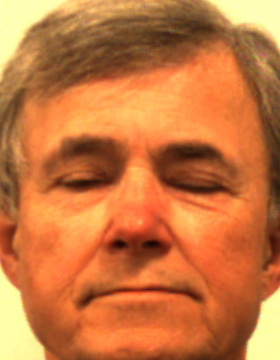
#> input picture images/reference/ref_img001.png, 280 x 360 px
$ python face_detect.py   (older library calls are emulated)
#> lines starting #> are read from the running program, lines starting #| are printed output that depends on the picture; after the words box and inside, x2 and y2 are one past the last pixel; in counts of white or black regions, pixels touching at a corner belong together
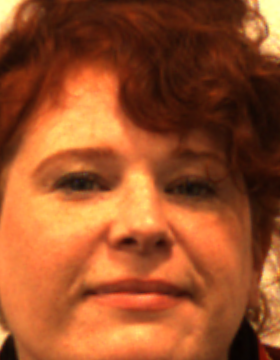
#> input picture images/reference/ref_img002.png, 280 x 360 px
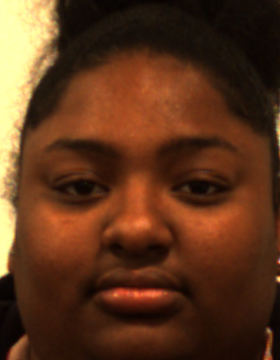
#> input picture images/reference/ref_img003.png, 280 x 360 px
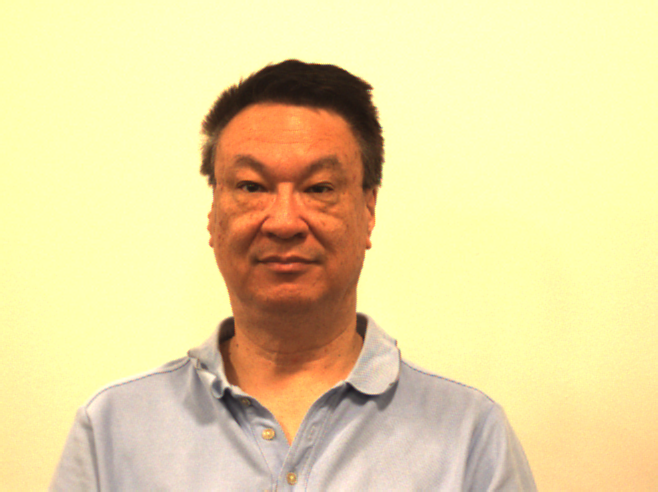
#> input picture images/test/test_img001.png, 658 x 492 px
import numpy as np
import cv2
from tqdm import tqdm
from typing import List
import matplotlib.pyplot as plt

class FaceDetect:
    def __init__(
            self, num_bins=32, thresh_low=100, thresh_high=200, peak_thresh=None,
            rotation_angle=0, scale=1.0, reference_noise=0.0, accumulator_noise=0.0,
            reference_point: tuple[int, int]=None, ref_images: List[np.ndarray]=None,
            query_image: np.ndarray=None, query_ground_truth: tuple[int, int]=None,
            output_prefix="fd_result", output_dir="images/results", disable_pbar=False):
#> called with num_bins = 32, thresh_low = 100, thresh_high = 200, rotation_angle = -0.5, scale = 0.7, reference_noise = 0, accumulator_noise = 0, query_ground_truth = (50, 50)
        self.num_bins = num_bins
        self.thresh_low = thresh_low
        self.thresh_high = thresh_high
        self.peak_thresh = peak_thresh
        self.reference_point = None
        self.rotation_degrees = rotation_angle
        self.rotation_radians = np.deg2rad(rotation_angle)
        self.scale = scale
        self.reference_noise = reference_noise
        self.accumulator_noise = accumulator_noise

        self.ref_images = []
        if ref_images:
            for img in ref_images:
                tmp = np.copy(img).astype(np.float32) + reference_noise * np.random.randn(*img.shape)
                # normalize the image to have pixel values between 0 and 255
                # and convert the image to uint8 for the Canny edge detection
                tmp = cv2.normalize(tmp, None, 0, 255, cv2.NORM_MINMAX).astype(np.uint8)
                self.ref_images.append(tmp)
#> this loop made 3 passes
#> after the loop, self.ref_images = 3 items

        # [5 lines of commented-out code are left out]

        if reference_point:
            self.reference_point = reference_point
        else:
            if self.ref_images:
                self.reference_point = (
                    self.ref_images[0].shape[0] // 2,
                    self.ref_images[0].shape[1] // 2
                )
#> self.reference_point = (180, 140)
            else:
                self.reference_point = (0, 0)

        self.r_table = {}
        tmp = np.copy(query_image).astype(np.float32) + \
            accumulator_noise * np.random.randn(*query_image.shape)
        self.query_image = cv2.normalize(tmp, None, 0, 255, cv2.NORM_MINMAX).astype(np.uint8)
        self.ground_truth = query_ground_truth
        self.accumulator = None
        self.accumulator_peaks = None
        self.output_prefix = output_prefix
        self.output_dir = output_dir

        self.disable_pbar = disable_pbar

        # aliases to match the function names requested in the assignment
        self.buildRtable = self.construct_r_table
        self.genAccumulator = self.generate_accumulator
        self.getPeaks = self.find_peaks
        self.displayResult = self.display_results

    def calculate_gradient_direction(self, img, is_quantized=True, num_bins=None):
        """
        Calculate the gradient direction of the image by applying Sobel operators in x and y
        directions and then calculating the arctangent of the two results. If quantized, then the
        gradient directions are quantized into a number of bins.

        Parameters:
        - img: The image to calculate the gradient direction of
        - is_quantized: Whether to quantize the gradient directions into n bins
        - num_bins: (Optional) The number of bins to quantize the gradient directions into

        Returns:
        - gradient_direction: The gradient direction of the image (quantized if specified)
        """
        if is_quantized:
            if num_bins is None:
                if self.num_bins is None:
                    raise ValueError("Number of bins is not defined")
            else:
                self.num_bins = num_bins

        sobel_x = cv2.Sobel(img, cv2.CV_64F, 1, 0, ksize=3)
        sobel_y = cv2.Sobel(img, cv2.CV_64F, 0, 1, ksize=3)

        gradient_direction = np.arctan2(sobel_y, sobel_x)

        if is_quantized:

            scaled_gd = gradient_direction % (2 * np.pi)
            bin_width = 2 * np.pi / self.num_bins
            quantized_gd = np.floor(gradient_direction / bin_width)
            gradient_direction = quantized_gd.copy()

        return gradient_direction

    def construct_r_table(self, ref_images=None, reference_point=None, num_bins=None):
        """
        Construct the R-table for the given reference images. The R-table is a dictionary where the
        keys are the quantized gradient directions and the values are the displacements of the edges
        from the reference point.

        Parameters:
        - ref_images: The reference images to construct the R-table from
        - reference_point: The reference point to calculate the displacements from
        - num_bins: The number of bins to quantize the gradient directions into

        Returns:
        - r_table: The R-table constructed from the reference images
        """
        if ref_images:
            self.ref_images = [np.copy(img) for img in ref_images]
        elif not self.ref_images or len(self.ref_images) == 0:
            raise ValueError("No reference images provided")

        if reference_point:
            self.reference_point = reference_point
        elif not self.reference_point:
            self.reference_point = (
                self.ref_images[0].shape[0] // 2,
                self.ref_images[0].shape[1] // 2
            )

        if num_bins:
            self.num_bins = num_bins
        elif not self.num_bins:
            raise ValueError("Number of bins is not defined")

        # clear the R-table before constructing a new one
        self.r_table = {}

        with tqdm(total=sum([img.shape[0] * img.shape[1] for img in self.ref_images]), disable=self.disable_pbar) as pbar:
            for img in self.ref_images:
                gradient_direction = self.calculate_gradient_direction(img, is_quantized=True)

                # openCV Canny edge detection gives a binary image with edges as white pixels (255)
                edges = cv2.Canny(img, self.thresh_low, self.thresh_high)

                for i in range(edges.shape[0]):
                    for j in range(edges.shape[1]):
                        if edges[i, j] == 255:
                            key = (gradient_direction[i, j],)

                            displacement = (
                                self.reference_point[0] - i,
                                self.reference_point[1] - j
                            )

                            if key in self.r_table:
                                self.r_table[key].append(displacement)
                            else:
                                self.r_table[key] = [displacement]

                        pbar.update(1)
#> this loop made 3 passes
#> pass 1, in calculate_gradient_direction, `scaled_gd = gradient_direction % (2 * np.pi)`:
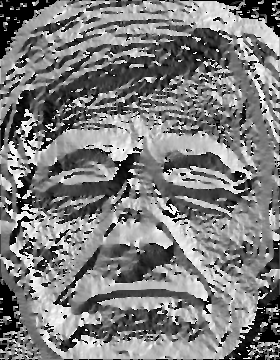
#> scaled_gd: shape (360, 280) float64; min 0, max 6.28, mean 3.1; drawn with min black and max white
#> after the loop, self.r_table = 33 items

        return self.r_table

    def generate_accumulator(self, query_image=None, rotation_angle=None, scale=None):
        """
        Generate the accumulator array from the test image using the R-table. The accumulator array
        is a 2D array where each cell represents the number of votes for a particular displacement
        of the reference point.

        Parameters:
        - query_image: The image to generate the accumulator array from

        Returns:
        - accumulator: The accumulator array generated from the test image
        """
        if query_image is not None:
            self.query_image = np.copy(query_image)
        elif self.query_image is None:
            raise ValueError("No test image provided")

        if self.r_table is None or len(self.r_table) == 0:
            self.construct_r_table()

        if rotation_angle is not None:
            self.rotation_degrees = rotation_angle
            self.rotation_radians = np.deg2rad(rotation_angle)
        if scale is not None:
            self.scale = scale

        if self.rotation_radians is None:
            self.rotation_radians = 0
            self.rotation_degrees = 0
        if self.scale is None:
            self.scale = 1.0

        gradient_direction = self.calculate_gradient_direction(self.query_image)
        edges = cv2.Canny(self.query_image, self.thresh_low, self.thresh_high)
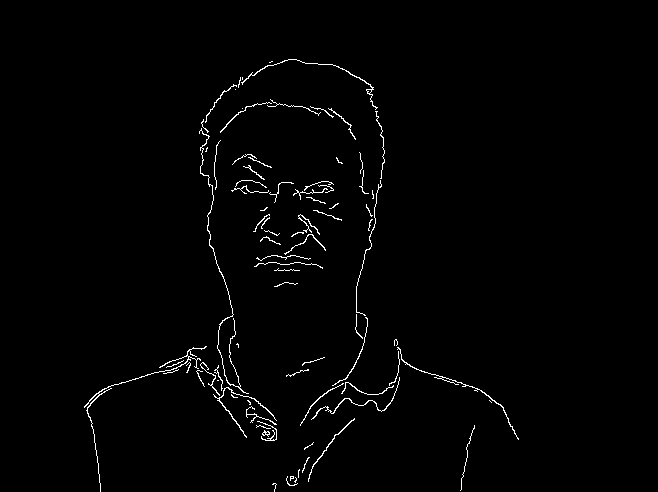
#> edges: shape (492, 658); 1.3% white in thin lines or dots, all inside (x1, y1, x2, y2) = (84, 59, 519, 492)

        self.accumulator = np.zeros(self.query_image.shape)

        with tqdm(total=edges.shape[0] * edges.shape[1], disable=self.disable_pbar) as pbar:
            for i in range(edges.shape[0]):
                for j in range(edges.shape[1]):
                    if edges[i, j] == 255:
                        key = (gradient_direction[i, j],)
                        if key in self.r_table:
                            for r_vect in self.r_table[key]:
                                r_row = r_vect[0]
                                r_col = r_vect[1]

                                r_row_rot = r_col * np.sin(self.rotation_radians) + \
                                    r_row * np.cos(self.rotation_radians)
                                r_col_rot = r_col * np.cos(self.rotation_radians) - \
                                    r_row * np.sin(self.rotation_radians)
                                row = int(i + (r_row_rot * self.scale))
                                col = int(j + (r_col_rot * self.scale))

                                if 0 <= row < self.accumulator.shape[0]:
                                    if 0 <= col < self.accumulator.shape[1]:
                                        self.accumulator[row, col] += 1

                    pbar.update(1)
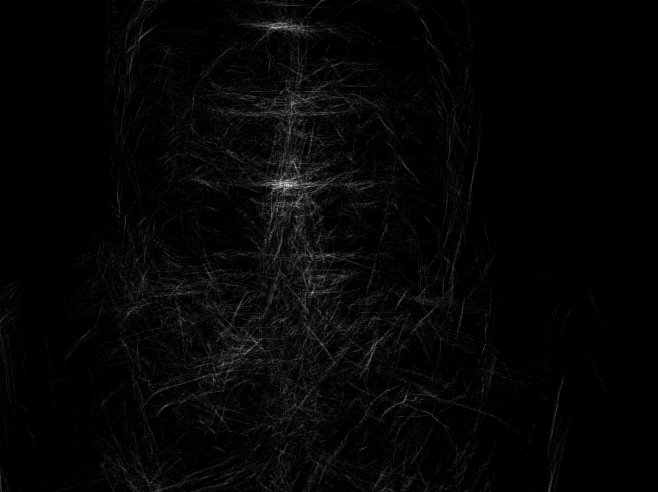
#> self.accumulator: shape (492, 658) float64; min 0, max 70, mean 1.5; drawn with min black and max white

        return self.accumulator

    def find_peaks(self, accumulator=None, threshold=None):
        """
        Find the peaks in the accumulator array that are above a certain threshold. The peaks are
        the points in the accumulator array that have the maximum number of votes.

        Parameters:
        - accumulator: The accumulator array to find the peaks in
        - threshold: The threshold to consider a point as a peak

        Returns:
        - peaks: The peaks in the accumulator array
        """
        if accumulator is not None:
            self.accumulator = np.copy(accumulator)
        elif self.accumulator is None:
            raise ValueError("No accumulator array provided")

        if threshold is None:
            if self.peak_thresh is None:
                threshold = 0.99 * np.max(self.accumulator)
#> threshold = 69.3
            else:
                threshold = self.peak_thresh
        else:
            self.peak_thresh = threshold

        self.accumulator_peaks = []

        for i in range(self.accumulator.shape[0]):
            for j in range(self.accumulator.shape[1]):
                if self.accumulator[i, j] > threshold:
                    self.accumulator_peaks.append((self.accumulator[i, j], i, j))
#> after the loop, self.accumulator_peaks = [(70, 185, 291)]

        # sort the peaks in descending order of votes
        self.accumulator_peaks = sorted(self.accumulator_peaks, key=lambda x: x[0], reverse=True)

        return self.accumulator_peaks

    # [117 lines left out: functions visualize_r_table, visualize_accumulator, visualize_peaks, visualize_votes_histogram, not called in this run]


    def display_results(self, write_to_file=False):
        """
        Display the results of the face detection algorithm. The results include the accumulator
        array, the peaks in the accumulator array, and the ground truth if available.
        """
#> called with write_to_file = False
        if self.accumulator is None:
            raise ValueError("No accumulator array provided")

        boxed_img = np.copy(self.query_image)
        if len(boxed_img.shape) == 2:
            boxed_img = cv2.cvtColor(boxed_img, cv2.COLOR_GRAY2RGB)

        if self.accumulator_peaks:
            # draw a green bounding box (360,280 and scaled by 'scale' ) around the detected face
            # of the first peak
            peak = self.accumulator_peaks[0]
#> peak = (70, 185, 291)
            row_top = int(peak[1] - 180 * self.scale)
#> row_top = 59
            row_bottom = int(peak[1] + 180 * self.scale)
#> row_bottom = 311
            col_left = int(peak[2] - 140 * self.scale)
#> col_left = 193
            col_right  = int(peak[2] + 140 * self.scale)
#> col_right = 389

            cv2.rectangle(boxed_img, (col_left, row_top), (col_right, row_bottom), (0, 255, 0), 2)

            # draw a blue dot at the center of the detected face
            cv2.circle(boxed_img, (peak[2], peak[1]), 10, (255, 0, 0), -1)
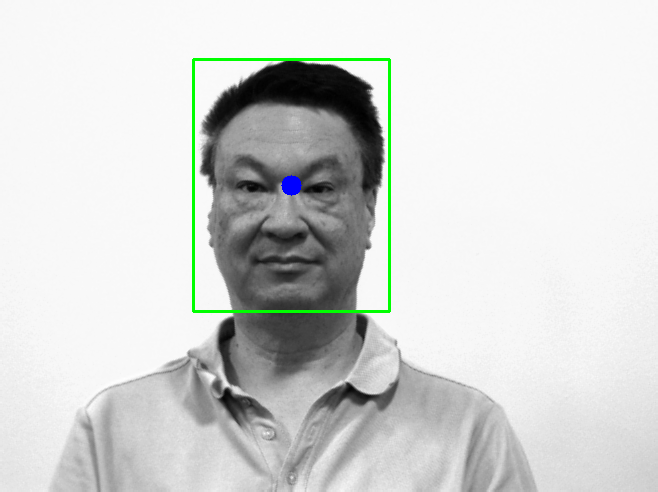
#> boxed_img: shape (492, 658, 3); mean B, G, R 211.8, 213.7, 211.6
        else:
            # display a message if no peaks are detected
            font = cv2.FONT_HERSHEY_SIMPLEX
            cv2.putText(boxed_img, f"No Peaks Detected @ {self.peak_thresh} Threshold",
                        (10, 50), font, 1, (0, 0, 255), 2, cv2.LINE_AA)

        if write_to_file:
            filename = self.output_prefix + \
                f"_face_result_n{self.num_bins}_l{self.thresh_low}_h{self.thresh_high}" + \
                f"_r{self.rotation_degrees}_s{self.scale}" + \
                f"_rN{self.reference_noise}_aN{self.accumulator_noise}.png"
            wr_path = self.output_dir + filename
            cv2.imwrite(wr_path, boxed_img)

        else:
            plt.imshow(boxed_img)
            plt.title("Query Image")
            plt.axis('off')

        plt.show()

    # [26 lines left out: function calculate_rmse, not called in this run]


if __name__ == "__main__":
    # load the reference images
    ref_images = [
        cv2.imread('images/reference/ref_img001.png', cv2.IMREAD_GRAYSCALE),
        cv2.imread('images/reference/ref_img002.png', cv2.IMREAD_GRAYSCALE),
        cv2.imread('images/reference/ref_img003.png', cv2.IMREAD_GRAYSCALE)
    ]

    # load the query image
    query_image = cv2.imread('images/test/test_img001.png', cv2.IMREAD_GRAYSCALE)

    # initialize the face detection object
    face_detect = FaceDetect(
        num_bins=32, thresh_low=100, thresh_high=200,
        ref_images=ref_images, query_image=query_image,
        query_ground_truth=(50, 50), scale=0.7, rotation_angle=-0.5
    )

    face_detect.buildRtable()
    face_detect.genAccumulator()
    face_detect.getPeaks()
    face_detect.displayResult()

    # [17 lines of commented-out code are left out]
